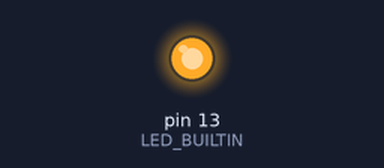
Simulated run of this sketch. Board: Arduino Uno, built with avr-gcc and run on an emulated ATmega328P. On the bench: output pins drawn as LEDs (lit = HIGH).

Above: at 1.5 s.
At 4.0 s:
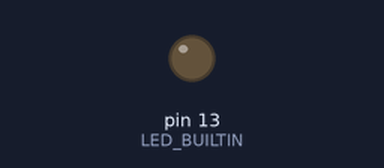
Timing chart, 0 to 6.5 s (numbered marks = the images above):
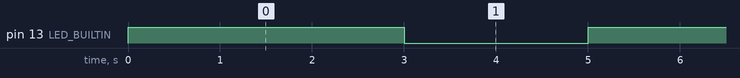

The sketch:

Led_Blink.ino
```cpp
// The setup function is run only once when we press the reset or power the board
void setup() {
  // the digital pin LED_BUILTIN which is attached to pin 13 is initialized as the output
  pinMode(LED_BUILTIN, OUTPUT);
}

// the loop function runs over and over again forever
void loop() {
  digitalWrite(LED_BUILTIN, HIGH);  // turn the LED on (HIGH is the voltage level)
  delay(3000);                      // wait for 3 seconds
  digitalWrite(LED_BUILTIN, LOW);   // turn the LED off by making the voltage LOW
  delay(2000);                      // wait for 2 seconds
}
```

Measured:
- by itself, pin 13 (LED_BUILTIN): alternates HIGH for 3.0 s and LOW for 2.0 s
